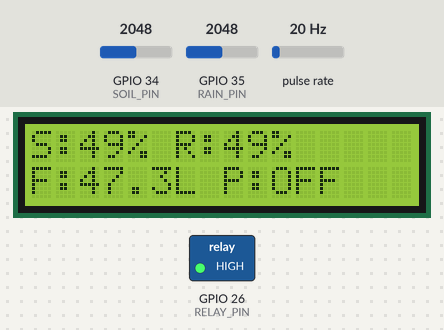
A sketch run on a simulated ESP32. Parts: 16×2 character LCD, switched loads named in the sketch (green lamp = pin HIGH). Wiring (inferred from the names in the program): pulse sensor: data GPIO 27. Inputs (shaded band) come from the test bench; at power-on: pulse rate 20 Hz, GPIO 34 (SOIL_PIN) = 2048, GPIO 35 (RAIN_PIN) = 2048. What the sketch prints to the serial monitor is not drawn.

Above: at 3.2 s.
3.3 s: pulse rate (sensor on GPIO 27) set to 4 Hz
At 5.7 s:
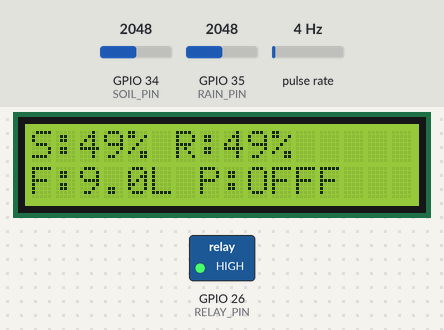
6.6 s: GPIO 34 (SOIL_PIN) set to 1760
At 7.9 s:
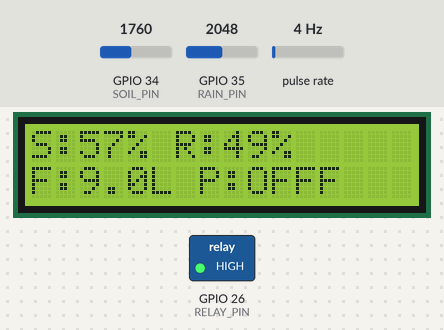
8.7 s: GPIO 35 (RAIN_PIN) set to 1528
At 10.0 s:
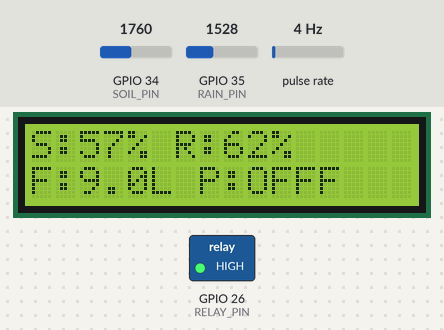
10.7 s: GPIO 35 (RAIN_PIN) set to 1469
At 12.2 s:
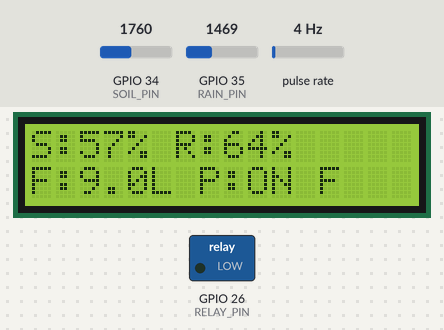
14.8 s: pulse rate (sensor on GPIO 27) set to 100 Hz
At 16.2 s:
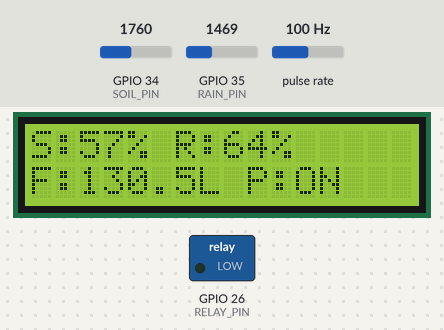
17.9 s: pulse rate (sensor on GPIO 27) set to 4 Hz
At 19.9 s:
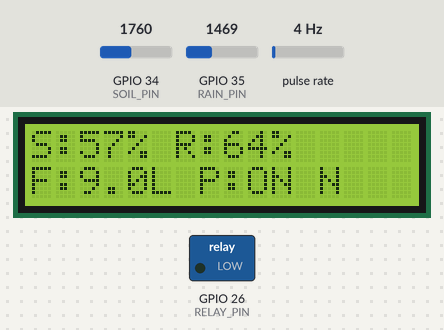
Timing chart, 0 to 21.4 s (numbered marks = the images above; inputs shaded):
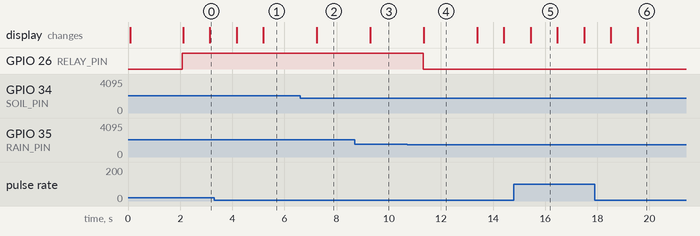

The sketch:

SmartAgro.ino
```cpp
#include <Wire.h>
#include <LiquidCrystal_I2C.h>

// LCD
LiquidCrystal_I2C lcd(0x27, 16, 2);

// Pins
#define SOIL_PIN 34
#define RAIN_PIN 35
#define FLOW_PIN 27
#define RELAY_PIN 26

// Thresholds (adjust if needed)
int soilThreshold = 1800;
int rainThreshold = 1500;

// Flow variables
volatile int pulseCount = 0;
float flowRate = 0;
unsigned long lastTime = 0;

// Interrupt for flow sensor
void IRAM_ATTR flowPulse() {
  pulseCount++;
}

void setup() {
  Serial.begin(115200);

  // LCD
  Wire.begin(21, 22);
  lcd.init();
  lcd.backlight();

  lcd.setCursor(0, 0);
  lcd.print("SMART AGRO");

  lcd.setCursor(0, 1);
  lcd.print("Starting...");

  delay(2000);

  lcd.clear();

  // Pins
  pinMode(RELAY_PIN, OUTPUT);
  digitalWrite(RELAY_PIN, HIGH);  // Pump OFF

  pinMode(FLOW_PIN, INPUT_PULLUP);
  attachInterrupt(
    digitalPinToInterrupt(FLOW_PIN),
    flowPulse,
    RISING
  );
}

void loop() {

  // Read sensors
  int soilValue = analogRead(SOIL_PIN);
  int rainValue = analogRead(RAIN_PIN);

  // Convert to percentage
  int soilPercent = map(soilValue, 4095, 0, 0, 100);
  int rainPercent = map(rainValue, 4095, 0, 0, 100);

  // Flow calculation (every 1 second)
  if (millis() - lastTime >= 1000) {

    flowRate = pulseCount * 2.25;

    pulseCount = 0;

    lastTime = millis();
  }

  // Pump logic
  if (soilValue < soilThreshold && rainValue < rainThreshold) {

    digitalWrite(RELAY_PIN, LOW);  // ON

  } else {

    digitalWrite(RELAY_PIN, HIGH);  // OFF
  }

  // ------ LCD DISPLAY ------

  lcd.setCursor(0, 0);

  lcd.print("S:");
  lcd.print(soilPercent);
  lcd.print("% ");

  lcd.print("R:");
  lcd.print(rainPercent);
  lcd.print("%  ");  // clear

  lcd.setCursor(0, 1);

  lcd.print("F:");
  lcd.print(flowRate, 1);

  lcd.print("L ");

  if (digitalRead(RELAY_PIN) == LOW)
    lcd.print("P:ON ");

  else
    lcd.print("P:OFF");

  // ------ SERIAL ------

  Serial.println("----- STATUS -----");

  Serial.print("Soil: ");
  Serial.println(soilValue);

  Serial.print("Rain: ");
  Serial.println(rainValue);

  Serial.print("Flow: ");
  Serial.println(flowRate);

  // ------ ALERT ------

  if (digitalRead(RELAY_PIN) == LOW && flowRate < 1) {

    Serial.println("ALERT: No water flow!");
  }

  delay(1000);
}
```

Measured:
- the behaviour switches between 1500 and 1499 on GPIO 35 (RAIN_PIN) (found by bisection; images 3 and 4)
- after the input at 3.3 s, the display: first changes after 0.86 s (image 1 shows a later state)
- after the input at 6.6 s, the display: changes after 0.64 s (image 2)
- after the input at 8.7 s, the display: changes after 0.59 s (image 3)
- after the input at 10.7 s, GPIO 26 (RELAY_PIN): HIGH → LOW after 0.61 s; the display: changes after 0.64 s (image 4)
- after the input at 14.8 s, the display: changes after 0.64 s (image 5)
- after the input at 17.9 s, the display: first changes after 0.62 s (image 6 shows a later state)
